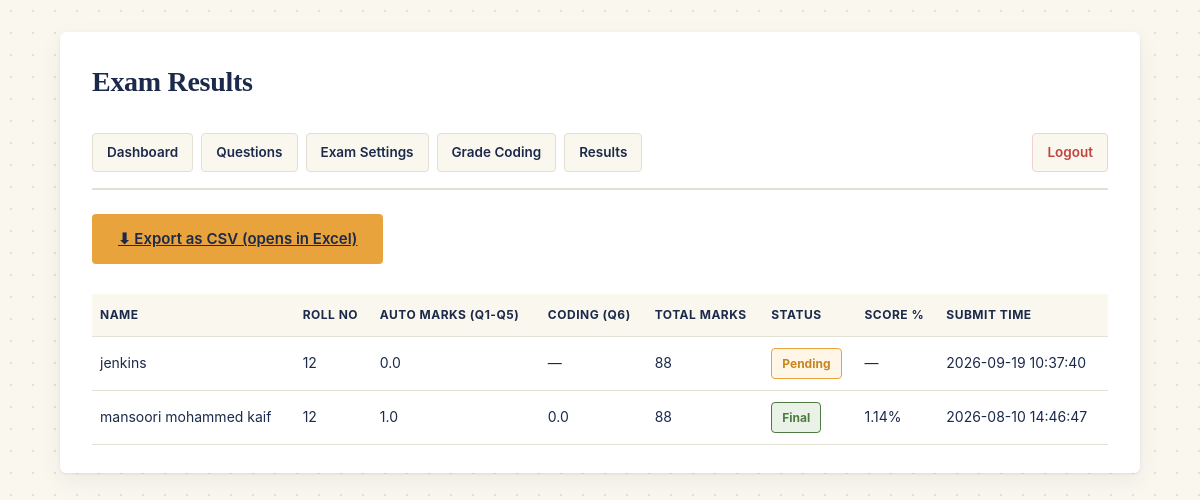
The app's page /admin/results (signed in) with its own data.
### tables this page shows
CREATE TABLE students (
            id INTEGER PRIMARY KEY AUTOINCREMENT,
            name TEXT NOT NULL,
            roll_no TEXT NOT NULL,
            start_time TIMESTAMP DEFAULT CURRENT_TIMESTAMP,
            submit_time TIMESTAMP,
            total_questions INTEGER,
            correct_answers INTEGER,
            total_marks INTEGER,                    -- poore paper ke total marks (Q1-Q6 sab milaake)
            obtained_marks REAL,                     -- AUTO-graded marks (Q1-Q5) - Q6 isme shaamil NAHI hai
            coding_marks REAL,                       -- Q6 (coding) ke marks - Admin manually deta hai, isliye NULL rehta hai jab tak grade na ho
            coding_graded INTEGER DEFAULT 0,         -- 1 jab Admin ne Q6 poora grade kar diya, tabhi FINAL result ready hota hai
            score REAL,                              -- FINAL score % (sirf coding_graded=1 hone ke baad meaningful)
            question_order TEXT                      -- JSON: is student ke liye shuffled/sampled poora paper
        );

### app.py (the view)
@app.route("/admin/results")
@login_required
def admin_results():
    conn = get_db_connection()
    results = conn.execute("SELECT * FROM students WHERE submit_time IS NOT NULL ORDER BY submit_time DESC").fetchall()
    conn.close()
    return render_template("admin_results.html", results=results)

### app.py (called while the page is built)
def login_required(view_function):
    @wraps(view_function)
    def wrapper(*args, **kwargs):
        if not session.get("is_admin"):
            return redirect(url_for("admin_login"))
        return view_function(*args, **kwargs)
    return wrapper

### db.py (called while the page is built)
def get_db_connection():
    conn = sqlite3.connect(DB_FULL_PATH)
    conn.row_factory = sqlite3.Row   # column NAME se value nikal sakein
    conn.execute("PRAGMA foreign_keys = ON")
    return conn

### templates/admin_results.html (shortened to what this page needs)
<!DOCTYPE html>
<html lang="en">
<head>
    <link rel="stylesheet" href="{{ url_for('static', filename='css/style.css') }}">
</head>
<body>
    <div class="admin-container">
        <div class="header"><h1>Exam Results</h1></div>
        {% include "admin_nav.html" %}
        <a href="{{ url_for('admin_export_results') }}" class="btn btn-gold" style="display:inline-block; width:auto; margin-bottom: 15px;">⬇ Export as CSV (opens in Excel)</a>
        {% if results|length == 0 %}
            <p style="color: var(--slate);">No submissions yet.</p>
        {% else %}
        <table class="data-table">
            <thead>
                <tr><th>Name</th><th>Roll No</th><th>Auto Marks (Q1-Q5)</th><th>Coding (Q6)</th><th>Total Marks</th><th>Status</th><th>Score %</th><th>Submit Time</th></tr>
            </thead>
            <tbody>
                {% for r in results %}
                <tr>
                    <td>{{ r.name }}</td>
                    <td>{{ r.roll_no }}</td>
                    <td>{{ r.obtained_marks }}</td>
                    <td>{{ r.coding_marks if r.coding_marks is not none else "—" }}</td>
                    <td>{{ r.total_marks }}</td>
                    <td>
                        {% if r.coding_graded %}
                            <span class="final-msg">Final</span>
                        {% else %}
                            <span class="pending-msg">Pending</span>
                        {% endif %}
                    </td>
                    <td>{{ r.score if r.coding_graded else "—" }}{{ "%" if r.coding_graded }}</td>
                    <td>{{ r.submit_time }}</td>
                </tr>
                {% endfor %}
            </tbody>
        </table>
        {% endif %}
    </div>
</body>
</html>

### templates/admin_nav.html
<div class="admin-nav">
    <a href="{{ url_for('admin_dashboard') }}">Dashboard</a>
    <a href="{{ url_for('admin_questions') }}">Questions</a>
    <a href="{{ url_for('admin_settings') }}">Exam Settings</a>
    <a href="{{ url_for('admin_grade_coding_list') }}">Grade Coding</a>
    <a href="{{ url_for('admin_results') }}">Results</a>
    <a href="{{ url_for('admin_logout') }}" class="logout-link">Logout</a>
</div>

### static/css/style.css (style rules this page uses)
:root { --ink: #1B2A4A; --paper: #FAF7EF; --paper-card: #FFFFFF; --gold: #E8A33D; --gold-dark: #C9861F; --rule-red: #C1443C; --sage: #4F7942; --slate: #6B7280; --line: #E4DFD3; --font-display: Georgia, 'Times New Roman', 'Noto Serif', serif; --font-body: -apple-system, 'Segoe UI', Roboto, Helvetica, Arial, sans-serif; --font-mono: 'Courier New', Courier, monospace; }
* { margin: 0; padding: 0; box-sizing: border-box; }
body { background-color: var(--paper); background-image: radial-gradient(var(--line) 1px, transparent 1px); background-size: 22px 22px; color: var(--ink); font-family: var(--font-body); line-height: 1.6; -webkit-font-smoothing: antialiased; }
.header { margin-bottom: 28px; }
.header h1 { font-family: var(--font-display); color: var(--ink); font-size: 28px; font-weight: 700; letter-spacing: -0.3px; margin-bottom: 4px; }
.btn { display: inline-block; background-color: var(--ink); color: #ffffff; border: none; padding: 13px 26px; border-radius: 4px; font-size: 15px; font-weight: 600; cursor: pointer; text-align: center; transition: background-color 0.15s ease; }
.btn-gold { background-color: var(--gold); color: var(--ink); }
.pending-msg { background-color: #FFF6E8; color: var(--gold-dark); border: 1px solid var(--gold); padding: 5px 10px; border-radius: 4px; font-size: 12px; font-weight: 700; display: inline-block; }
.final-msg { background-color: #EAF2E7; color: var(--sage); border: 1px solid var(--sage); padding: 5px 10px; border-radius: 4px; font-size: 12px; font-weight: 700; display: inline-block; }
.admin-container { max-width: 1080px; margin: 32px auto; background: var(--paper-card); padding: 28px 32px; border-radius: 6px; box-shadow: 0 1px 3px rgba(27,42,74,0.08), 0 8px 24px rgba(27,42,74,0.06); }
.admin-nav { display: flex; flex-wrap: wrap; gap: 8px; margin-bottom: 24px; padding-bottom: 16px; border-bottom: 2px solid var(--line); }
.admin-nav a { text-decoration: none; color: var(--ink); background-color: var(--paper); border: 1px solid var(--line); padding: 8px 14px; border-radius: 4px; font-size: 13.5px; font-weight: 600; position: relative; }
.admin-nav a.logout-link { margin-left: auto; color: var(--rule-red); border-color: #F0D3D1; }
table.data-table { width: 100%; border-collapse: collapse; margin-top: 15px; font-size: 14px; }
table.data-table th, table.data-table td { padding: 11px 8px; border-bottom: 1px solid var(--line); text-align: left; }
table.data-table th { background-color: var(--paper); color: var(--ink); font-weight: 700; font-size: 12px; text-transform: uppercase; letter-spacing: 0.5px; }

### records on screen
students: name "jenkins", roll_no "12", obtained_marks "0.0", coding_marks "—", total_marks "88", shows "Pending", coding_graded "—", submit_time "2026-09-19 10:37:40"
students: name "mansoori mohammed kaif", roll_no "12", obtained_marks "1.0", coding_marks "0.0", total_marks "88", shows "Final", coding_graded+score "1.14", coding_graded "%", submit_time "2026-08-10 14:46:47"
